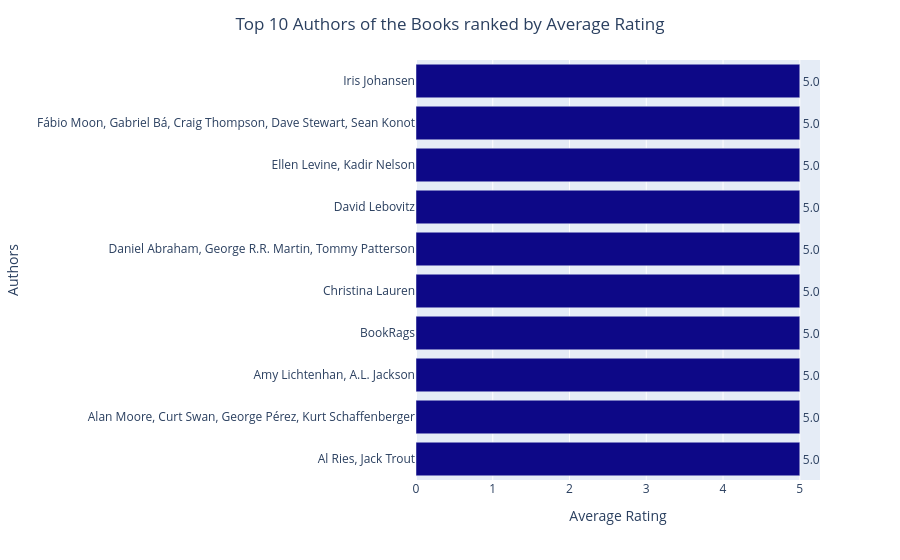

Write notebook code for a chart like this one.
### Markdown cell above
### **3)** Create the horizontal bar chart

### Code cell
bar_color = px.colors.sequential.Plasma[0]
fig_authors = px.bar(
    top_authors,
    x='avg_rating',
    y='authors',
    orientation='h',
    custom_data=['books_list', 'num_books'],
    text='avg_rating'  
)

fig_authors.update_traces(
    hovertemplate='<b>%{y}</b><br>Avg Rating: %{x:.1f}<br>Books: %{customdata[0]}',
    marker_color=bar_color,
    texttemplate='%{x:.1f}',  
    textposition='outside'
)

fig_authors.update_layout(
    title={
        'text': "Top 10 Authors of the Books ranked by Average Rating",
        'x':0.5,
        'xanchor':'center'
    },
    xaxis_title="Average Rating",
    yaxis_title="Authors",
    yaxis={'categoryorder':'total ascending'}
)

fig_authors.show()

### Figure 1 — Plotly figure (JSON) as saved in the notebook; plotly's stock layout.template omitted (floating-point values rounded to 4 significant figures)
{"data": [{"alignmentgroup": "True", "customdata": [["Positioning: The Battle for Your Mind: How to Be Seen and Heard in the Overcrowded Marketplace", 1], ["Superman: Whatever Happened to the Man of Tomorrow?", 1], ["Take This Regret (Take This Regret, #1)", 1], ["BookRags Summary:  A Storm of Swords", 1], ["Beautiful Bombshell (Beautiful Bastard, #2.5)", 1], ["A Game of Thrones: Comic Book, Issue 1", 1], ["The Sweet Life in Paris: Delicious Adventures in the World's Most Glorious - and Perplexing - City", 1], ["Henry's Freedom Box: A True Story from the Underground Railroad", 1], ["Daytripper", 1], ["Eve (Eve Duncan, #12; Eve, Quinn and Bonnie #1)", 1]], "hovertemplate": "<b>%{y}</b><br>Avg Rating: %{x:.1f}<br>Books: %{customdata[0]}", "legendgroup": "", "marker": {"color": "#0d0887", "pattern": {"shape": ""}}, "name": "", "offsetgroup": "", "orientation": "h", "showlegend": false, "text": [5, 5, 5, 5, 5, 5, 5, 5, 5, 5], "textposition": "outside", "texttemplate": "%{x:.1f}", "type": "bar", "x": [5, 5, 5, 5, 5, 5, 5, 5, 5, 5], "xaxis": "x", "y": ["Al Ries, Jack Trout", "Alan Moore, Curt Swan, George Pérez, Kurt Schaffenberger", "Amy Lichtenhan, A.L. Jackson", "BookRags", "Christina Lauren", "Daniel Abraham, George R.R. Martin, Tommy Patterson", "David Lebovitz", "Ellen Levine, Kadir Nelson", "Fábio Moon, Gabriel Bá, Craig Thompson, Dave Stewart, Sean Konot", "Iris Johansen"], "yaxis": "y"}], "layout": {"barmode": "relative", "legend": {"tracegroupgap": 0}, "margin": {"t": 60}, "title": {"text": "Top 10 Authors of the Books ranked by Average Rating", "x": 0.5, "xanchor": "center"}, "xaxis": {"anchor": "y", "domain": [0, 1], "title": {"text": "Average Rating"}}, "yaxis": {"anchor": "x", "categoryorder": "total ascending", "domain": [0, 1], "title": {"text": "Authors"}}}}
